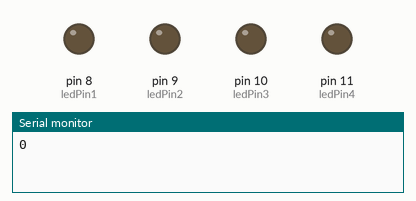
Recording of a sketch running on a simulated Arduino Uno, built with avr-gcc and run on an emulated ATmega328P. On the bench: output pins drawn as LEDs (lit = HIGH), the last lines printed to the serial monitor.

Above: at 0.2 s.
At 1.2 s:
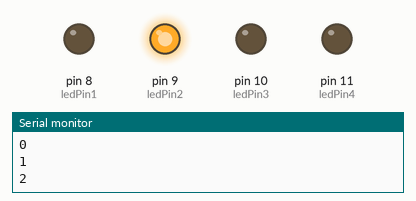
At 2.2 s:
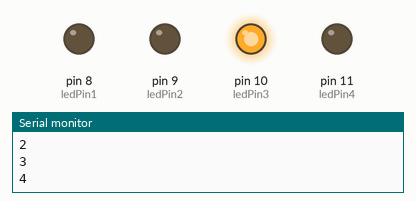
At 4.7 s:
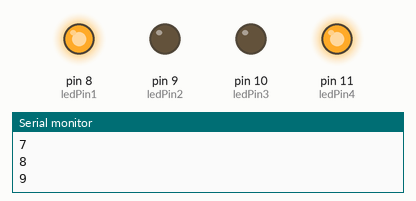
At 7.2 s:
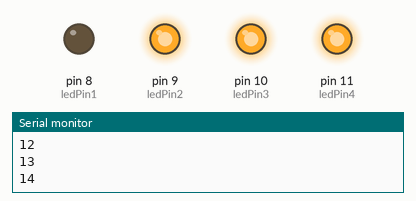
At 9.7 s:
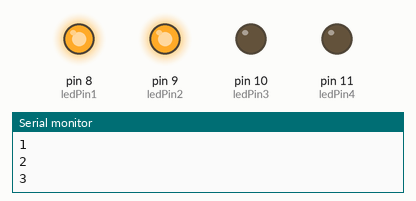
Timing chart, 0 to 10.4 s (numbered marks = the images above):
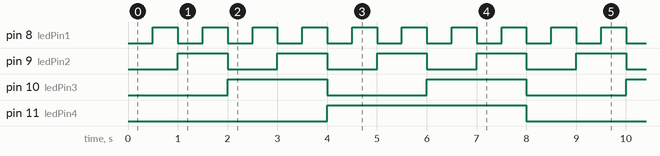

The sketch:

ME545_lab3_task1_4bit_digital_counter.ino
```cpp
/*
   ME 545 Lab 4
   Task 1: Binary counter, 4 bits, 0-15
   Juliette Mitrovich, Sheila Moroney, Sujani Patel
*/

const int ledPin1 = 8; // the number of the LED pin
const int ledPin2 = 9;
const int ledPin3 = 10;
const int ledPin4 = 11;

void setup() {
  Serial.begin(9600);
  pinMode(ledPin1, OUTPUT);
  pinMode(ledPin2, OUTPUT);
  pinMode(ledPin3, OUTPUT);
  pinMode(ledPin4, OUTPUT);
}

void loop() {
  digitalWrite(ledPin1, HIGH);
  digitalWrite(ledPin2, HIGH);
  digitalWrite(ledPin3, HIGH);
  digitalWrite(ledPin4, HIGH);

  for (int i = 0; i <= 15; i++) {
    if ((i % 2) == 1) {
      digitalWrite(ledPin1, HIGH);
    }
    else {
      digitalWrite(ledPin1, LOW);
    }

    if ((i % 4) == 2 | (i % 4) == 3) {
      digitalWrite(ledPin2, HIGH);
    }
    else {
      digitalWrite(ledPin2, LOW);
    }

    if ((i % 8) == 4 | (i % 8) == 5 | (i % 8) == 6 | (i % 8) == 7) {
      digitalWrite(ledPin3, HIGH);
    }
    else {
      digitalWrite(ledPin3, LOW);
    }

    if ((i % 16) >= 8) {
      digitalWrite(ledPin4, HIGH);
    }
    else {
      digitalWrite(ledPin4, LOW);
    }
    Serial.println(i);
    delay(500);
  }
}
```

Measured:
- by itself, pin 8 (ledPin1): alternates HIGH for 0.50 s and LOW for 0.50 s
- by itself, pin 9 (ledPin2): alternates HIGH for 1.0 s and LOW for 1.0 s
- by itself, pin 10 (ledPin3): alternates HIGH for 2.0 s and LOW for 2.0 s
- by itself, pin 11 (ledPin4): alternates HIGH for 4.0 s and LOW for 4.0 s
